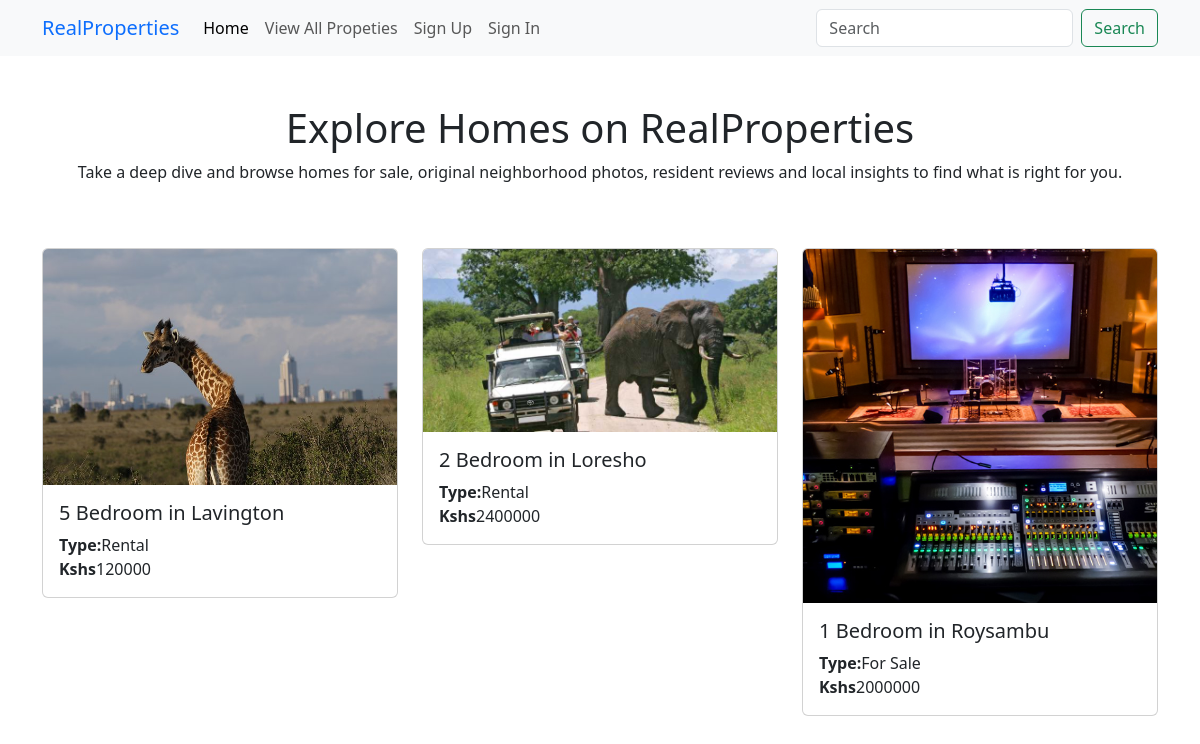
Screenshot of /all_properties.php with the database file from the repository.
### tables this page shows
CREATE TABLE `properties` (
  `property_id` int(11) NOT NULL,
  `user_id` int(11) NOT NULL,
  `title` varchar(100) NOT NULL,
  `description` text NOT NULL,
  `type` tinyint(1) NOT NULL,
  `price` int(11) NOT NULL,
  `featured_image` varchar(255) DEFAULT NULL,
  `updated_at` timestamp NOT NULL DEFAULT current_timestamp() ON UPDATE current_timestamp(),
  `created_at` timestamp NOT NULL DEFAULT current_timestamp()
);

### all_properties.php (the view, shortened to what this page needs)
<!DOCTYPE html>
<html lang="en">
<head>
    <link rel="stylesheet" href="assets/css/bootstrap.css">
    <link rel="stylesheet" href="assets/css/custom.css">
</head>
<body>
<nav class="navbar navbar-expand-lg bg-body-tertiary">
  <div class="container">
    <a class="navbar-brand text-primary" href="#">RealProperties</a>
    <div class="collapse navbar-collapse" id="navbarSupportedContent">
      <ul class="navbar-nav me-auto mb-2 mb-lg-0">
        <li class="nav-item">
          <a class="nav-link active" aria-current="page" href="index.php">Home</a>
        </li>
        <li class="nav-item">
          <a class="nav-link" href="all_properties.php">View All Propeties</a>
        </li>
        <li class="nav-item">
          <a class="nav-link" href="pages/user/user_register.php">Sign Up</a>
        </li>
        <li class="nav-item">
          <a class="nav-link" href="pages/user/user_login.php">Sign In</a>
        </li>
      </ul>
      <form class="d-flex" role="search">
        <input class="form-control me-2" type="search" placeholder="Search" aria-label="Search">
        <button class="btn btn-outline-success" type="submit">Search</button>
      </form>
    </div>
  </div>
</nav>
<section class="container">
    <div class="pt-5 pb-5">
        <h1 class="text-center">Explore Homes on RealProperties</h1>
        <p class="text-center">
        Take a deep dive and browse homes for sale, original neighborhood photos, resident reviews and local insights to find what is right for you.
        </p>
    </div>
    <div class="row">
        <?php
        include "connection_to_database.php";
        $propertiesSQL = "SELECT * FROM properties";
        $propertiesRES = mysqli_query($conn,$propertiesSQL);
        while($row = mysqli_fetch_array($propertiesRES)){
            echo '<div class="col-xs-12 col-sm-6 col-md-4 col-lg-4">';
                echo '<div class="card mb-5">';
                    echo '<img src="assets/images/featured_images/'.$row['featured_image'].'" class="card-img-top" alt="">';
                    echo '<div class="card-body">';
                        echo '<h5 class="card-title">'.$row['title'].'</h5>';
                        echo '<p class="card-text">';
                            echo '<b>Type:</b>'.typer($row['type']).'<br>';
                            echo '<b>Kshs</b>'.$row['price'];
                        echo '</p>';
                    echo '</div>';
                echo '</div>';
            echo '</div>';
        }
        function typer($number){
            if ($number == 1){
                return "Rental";
            }else if($number == 2){
                return "For Sale";
            }
        }
        ?>
    </div>
</section>
</body>
</html>

### rows the page displays
properties: featured_image (picture), title "5 Bedroom in Lavington", type "Rental", price "120000"
properties: featured_image (picture), title "2 Bedroom in Loresho", type "Rental", price "2400000"
properties: featured_image (picture), title "1 Bedroom in Roysambu", type "For Sale", price "2000000"
